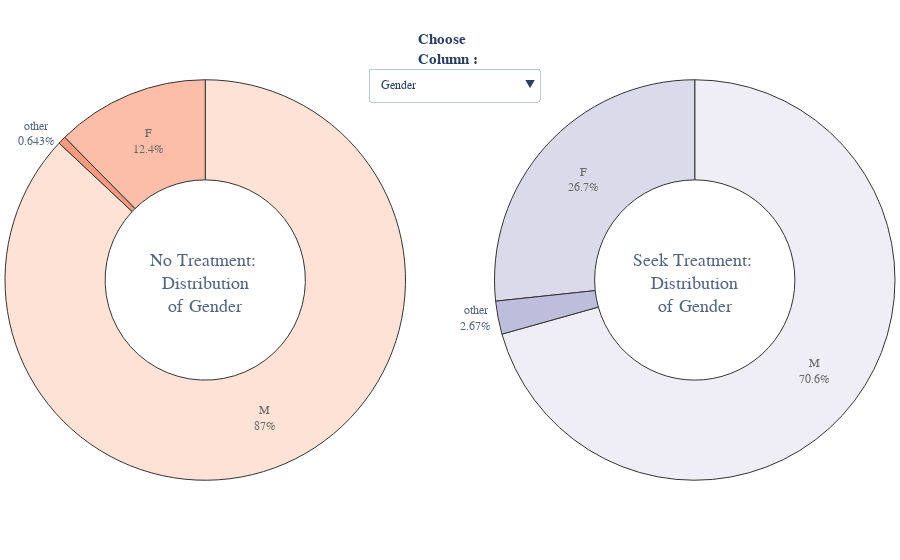

This figure's notebook cell:
### Code cell
buttons = []
i = 0
vis = [False] * 21

for col in seek.columns:
    vis[i] = True
    buttons.append({'label' : col,
             'method' : 'update',
             'args'   : [{'visible' : vis},
             {'title'  : col}] })
    i+=1
    vis = [False] * 21

fig = make_subplots(rows=1, cols=2,
                    specs=[[{'type':'domain'}, {'type':'domain'}]])

for col in dont.columns:
    fig.add_trace(go.Pie(
             values = dont[col].value_counts(),
             labels = dont[col].value_counts().index,
             title = dict(text = 'No Treatment: <br>Distribution<br>of {}'.format(col),
                          font = dict(size=18, family = 'bold'),
                          ),
             hole = 0.5,
             hoverinfo='label+percent',),1,1)


for col in seek.columns:
    fig.add_trace(go.Pie(
             values = seek[col].value_counts(),
             labels = seek[col].value_counts().index,
             title = dict(text = 'Seek Treatment: <br>Distribution<br>of {}'.format(col),
                          font = dict(size=18, family = 'bold'),
                          ),
             hole = 0.5,
             hoverinfo='label+percent',),1,2)

fig.update_traces(hoverinfo='label+percent',
                  textinfo='label+percent',
                  textfont_size=12,
                  opacity = 0.8,
                  showlegend = False,
                  marker = dict(colors = sns.color_palette('Reds').as_hex(),
                              line=dict(color='#000000', width=1)))

fig.update_traces(row=1, col=2, hoverinfo='label+percent',
                  textinfo='label+percent',
                  textfont_size=12,
                  opacity = 0.8,
                  showlegend = False,
                  marker = dict(colors = sns.color_palette('Purples').as_hex(),
                              line=dict(color='#000000', width=1)))
              

fig.update_layout(margin=dict(t=0, b=0, l=0, r=0),
                  font_family   = 'bold',
                  updatemenus = [dict(
                        type = 'dropdown',
                        x = 0.60,
                        y = 0.95,
                        showactive = True,
                        active = 0,
                        buttons = buttons)],
                 annotations=[
                             dict(text = "<b>Choose<br>Column<b> : ",
                                  font = dict(size = 15),
                             showarrow=False,
                             x = 0.5, y = 1.03, yref = "paper", align = "left")])

for i in range(1,42):
    fig.data[i].visible = False
fig.data[21].visible = True

fig.show()

### Figure 1 — Plotly figure (JSON) as saved in the notebook; plotly's stock layout.template omitted (floating-point values rounded to 4 significant figures)
{"data": [{"domain": {"x": [0, 0.45], "y": [0, 1]}, "hole": 0.5, "hoverinfo": "label+percent", "labels": ["M", "F", "other"], "marker": {"colors": ["#fedbcc", "#fcaf93", "#fc8161", "#f44f39", "#d52221", "#aa1016"], "line": {"color": "#000000", "width": 1}}, "opacity": 0.8, "showlegend": false, "textfont": {"size": 12}, "textinfo": "label+percent", "title": {"font": {"family": "bold", "size": 18}, "text": "No Treatment: <br>Distribution<br>of Gender"}, "type": "pie", "values": [541, 77, 4]}, {"domain": {"x": [0, 0.45], "y": [0, 1]}, "hole": 0.5, "hoverinfo": "label+percent", "labels": ["No", "Yes"], "marker": {"colors": ["#fedbcc", "#fcaf93", "#fc8161", "#f44f39", "#d52221", "#aa1016"], "line": {"color": "#000000", "width": 1}}, "opacity": 0.8, "showlegend": false, "textfont": {"size": 12}, "textinfo": "label+percent", "title": {"font": {"family": "bold", "size": 18}, "text": "No Treatment: <br>Distribution<br>of self_employed"}, "type": "pie", "values": [553, 69], "visible": false}, {"domain": {"x": [0, 0.45], "y": [0, 1]}, "hole": 0.5, "hoverinfo": "label+percent", "labels": ["No", "Yes"], "marker": {"colors": ["#fedbcc", "#fcaf93", "#fc8161", "#f44f39", "#d52221", "#aa1016"], "line": {"color": "#000000", "width": 1}}, "opacity": 0.8, "showlegend": false, "textfont": {"size": 12}, "textinfo": "label+percent", "title": {"font": {"family": "bold", "size": 18}, "text": "No Treatment: <br>Distribution<br>of family_history"}, "type": "pie", "values": [495, 127], "visible": false}, {"domain": {"x": [0, 0.45], "y": [0, 1]}, "hole": 0.5, "hoverinfo": "label+percent", "labels": ["Sometimes", "Never", "Rarely", "Often"], "marker": {"colors": ["#fedbcc", "#fcaf93", "#fc8161", "#f44f39", "#d52221", "#aa1016"], "line": {"color": "#000000", "width": 1}}, "opacity": 0.8, "showlegend": false, "textfont": {"size": 12}, "textinfo": "label+percent", "title": {"font": {"family": "bold", "size": 18}, "text": "No Treatment: <br>Distribution<br>of work_interfere"}, "type": "pie", "values": [242, 233, 91, 56], "visible": false}, {"domain": {"x": [0, 0.45], "y": [0, 1]}, "hole": 0.5, "hoverinfo": "label+percent", "labels": ["6-25", "26-100", "More than 1000", "100-500", "1-5", "500-1000"], "marker": {"colors": ["#fedbcc", "#fcaf93", "#fc8161", "#f44f39", "#d52221", "#aa1016"], "line": {"color": "#000000", "width": 1}}, "opacity": 0.8, "showlegend": false, "textfont": {"size": 12}, "textinfo": "label+percent", "title": {"font": {"family": "bold", "size": 18}, "text": "No Treatment: <br>Distribution<br>of no_employees"}, "type": "pie", "values": [162, 139, 136, 81, 71, 33], "visible": false}, {"domain": {"x": [0, 0.45], "y": [0, 1]}, "hole": 0.5, "hoverinfo": "label+percent", "labels": ["No", "Yes"], "marker": {"colors": ["#fedbcc", "#fcaf93", "#fc8161", "#f44f39", "#d52221", "#aa1016"], "line": {"color": "#000000", "width": 1}}, "opacity": 0.8, "showlegend": false, "textfont": {"size": 12}, "textinfo": "label+percent", "title": {"font": {"family": "bold", "size": 18}, "text": "No Treatment: <br>Distribution<br>of remote_work"}, "type": "pie", "values": [444, 178], "visible": false}, {"domain": {"x": [0, 0.45], "y": [0, 1]}, "hole": 0.5, "hoverinfo": "label+percent", "labels": ["Yes", "No"], "marker": {"colors": ["#fedbcc", "#fcaf93", "#fc8161", "#f44f39", "#d52221", "#aa1016"], "line": {"color": "#000000", "width": 1}}, "opacity": 0.8, "showlegend": false, "textfont": {"size": 12}, "textinfo": "label+percent", "title": {"font": {"family": "bold", "size": 18}, "text": "No Treatment: <br>Distribution<br>of tech_company"}, "type": "pie", "values": [517, 105], "visible": false}, {"domain": {"x": [0, 0.45], "y": [0, 1]}, "hole": 0.5, "hoverinfo": "label+percent", "labels": ["Don't know", "No", "Yes"], "marker": {"colors": ["#fedbcc", "#fcaf93", "#fc8161", "#f44f39", "#d52221", "#aa1016"], "line": {"color": "#000000", "width": 1}}, "opacity": 0.8, "showlegend": false, "textfont": {"size": 12}, "textinfo": "label+percent", "title": {"font": {"family": "bold", "size": 18}, "text": "No Treatment: <br>Distribution<br>of benefits"}, "type": "pie", "values": [257, 193, 172], "visible": false}, {"domain": {"x": [0, 0.45], "y": [0, 1]}, "hole": 0.5, "hoverinfo": "label+percent", "labels": ["No", "Not sure", "Yes"], "marker": {"colors": ["#fedbcc", "#fcaf93", "#fc8161", "#f44f39", "#d52221", "#aa1016"], "line": {"color": "#000000", "width": 1}}, "opacity": 0.8, "showlegend": false, "textfont": {"size": 12}, "textinfo": "label+percent", "title": {"font": {"family": "bold", "size": 18}, "text": "No Treatment: <br>Distribution<br>of care_options"}, "type": "pie", "values": [294, 191, 137], "visible": false}, {"domain": {"x": [0, 0.45], "y": [0, 1]}, "hole": 0.5, "hoverinfo": "label+percent", "labels": ["No", "Don't know", "Yes"], "marker": {"colors": ["#fedbcc", "#fcaf93", "#fc8161", "#f44f39", "#d52221", "#aa1016"], "line": {"color": "#000000", "width": 1}}, "opacity": 0.8, "showlegend": false, "textfont": {"size": 12}, "textinfo": "label+percent", "title": {"font": {"family": "bold", "size": 18}, "text": "No Treatment: <br>Distribution<br>of wellness_program"}, "type": "pie", "values": [422, 107, 93], "visible": false}, {"domain": {"x": [0, 0.45], "y": [0, 1]}, "hole": 0.5, "hoverinfo": "label+percent", "labels": ["No", "Don't know", "Yes"], "marker": {"colors": ["#fedbcc", "#fcaf93", "#fc8161", "#f44f39", "#d52221", "#aa1016"], "line": {"color": "#000000", "width": 1}}, "opacity": 0.8, "showlegend": false, "textfont": {"size": 12}, "textinfo": "label+percent", "title": {"font": {"family": "bold", "size": 18}, "text": "No Treatment: <br>Distribution<br>of seek_help"}, "type": "pie", "values": [323, 197, 102], "visible": false}, {"domain": {"x": [0, 0.45], "y": [0, 1]}, "hole": 0.5, "hoverinfo": "label+percent", "labels": ["Don't know", "Yes", "No"], "marker": {"colors": ["#fedbcc", "#fcaf93", "#fc8161", "#f44f39", "#d52221", "#aa1016"], "line": {"color": "#000000", "width": 1}}, "opacity": 0.8, "showlegend": false, "textfont": {"size": 12}, "textinfo": "label+percent", "title": {"font": {"family": "bold", "size": 18}, "text": "No Treatment: <br>Distribution<br>of anonymity"}, "type": "pie", "values": [448, 147, 27], "visible": false}, {"domain": {"x": [0, 0.45], "y": [0, 1]}, "hole": 0.5, "hoverinfo": "label+percent", "labels": ["Don't know", "Somewhat easy", "Very easy", "Somewhat difficult", "Very difficult"], "marker": {"colors": ["#fedbcc", "#fcaf93", "#fc8161", "#f44f39", "#d52221", "#aa1016"], "line": {"color": "#000000", "width": 1}}, "opacity": 0.8, "showlegend": false, "textfont": {"size": 12}, "textinfo": "label+percent", "title": {"font": {"family": "bold", "size": 18}, "text": "No Treatment: <br>Distribution<br>of leave"}, "type": "pie", "values": [309, 135, 103, 44, 31], "visible": false}, {"domain": {"x": [0, 0.45], "y": [0, 1]}, "hole": 0.5, "hoverinfo": "label+percent", "labels": ["No", "Maybe", "Yes"], "marker": {"colors": ["#fedbcc", "#fcaf93", "#fc8161", "#f44f39", "#d52221", "#aa1016"], "line": {"color": "#000000", "width": 1}}, "opacity": 0.8, "showlegend": false, "textfont": {"size": 12}, "textinfo": "label+percent", "title": {"font": {"family": "bold", "size": 18}, "text": "No Treatment: <br>Distribution<br>of mental_health_consequence"}, "type": "pie", "values": [280, 224, 118], "visible": false}, {"domain": {"x": [0, 0.45], "y": [0, 1]}, "hole": 0.5, "hoverinfo": "label+percent", "labels": ["No", "Maybe", "Yes"], "marker": {"colors": ["#fedbcc", "#fcaf93", "#fc8161", "#f44f39", "#d52221", "#aa1016"], "line": {"color": "#000000", "width": 1}}, "opacity": 0.8, "showlegend": false, "textfont": {"size": 12}, "textinfo": "label+percent", "title": {"font": {"family": "bold", "size": 18}, "text": "No Treatment: <br>Distribution<br>of phys_health_consequence"}, "type": "pie", "values": [470, 127, 25], "visible": false}, {"domain": {"x": [0, 0.45], "y": [0, 1]}, "hole": 0.5, "hoverinfo": "label+percent", "labels": ["Some of them", "No", "Yes"], "marker": {"colors": ["#fedbcc", "#fcaf93", "#fc8161", "#f44f39", "#d52221", "#aa1016"], "line": {"color": "#000000", "width": 1}}, "opacity": 0.8, "showlegend": false, "textfont": {"size": 12}, "textinfo": "label+percent", "title": {"font": {"family": "bold", "size": 18}, "text": "No Treatment: <br>Distribution<br>of coworkers"}, "type": "pie", "values": [384, 141, 97], "visible": false}, {"domain": {"x": [0, 0.45], "y": [0, 1]}, "hole": 0.5, "hoverinfo": "label+percent", "labels": ["Yes", "No", "Some of them"], "marker": {"colors": ["#fedbcc", "#fcaf93", "#fc8161", "#f44f39", "#d52221", "#aa1016"], "line": {"color": "#000000", "width": 1}}, "opacity": 0.8, "showlegend": false, "textfont": {"size": 12}, "textinfo": "label+percent", "title": {"font": {"family": "bold", "size": 18}, "text": "No Treatment: <br>Distribution<br>of supervisor"}, "type": "pie", "values": [266, 186, 170], "visible": false}, {"domain": {"x": [0, 0.45], "y": [0, 1]}, "hole": 0.5, "hoverinfo": "label+percent", "labels": ["No", "Maybe", "Yes"], "marker": {"colors": ["#fedbcc", "#fcaf93", "#fc8161", "#f44f39", "#d52221", "#aa1016"], "line": {"color": "#000000", "width": 1}}, "opacity": 0.8, "showlegend": false, "textfont": {"size": 12}, "textinfo": "label+percent", "title": {"font": {"family": "bold", "size": 18}, "text": "No Treatment: <br>Distribution<br>of mental_health_interview"}, "type": "pie", "values": [479, 125, 18], "visible": false}, {"domain": {"x": [0, 0.45], "y": [0, 1]}, "hole": 0.5, "hoverinfo": "label+percent", "labels": ["Maybe", "No", "Yes"], "marker": {"colors": ["#fedbcc", "#fcaf93", "#fc8161", "#f44f39", "#d52221", "#aa1016"], "line": {"color": "#000000", "width": 1}}, "opacity": 0.8, "showlegend": false, "textfont": {"size": 12}, "textinfo": "label+percent", "title": {"font": {"family": "bold", "size": 18}, "text": "No Treatment: <br>Distribution<br>of phys_health_interview"}, "type": "pie", "values": [290, 241, 91], "visible": false}, {"domain": {"x": [0, 0.45], "y": [0, 1]}, "hole": 0.5, "hoverinfo": "label+percent", "labels": ["Don't know", "Yes", "No"], "marker": {"colors": ["#fedbcc", "#fcaf93", "#fc8161", "#f44f39", "#d52221", "#aa1016"], "line": {"color": "#000000", "width": 1}}, "opacity": 0.8, "showlegend": false, "textfont": {"size": 12}, "textinfo": "label+percent", "title": {"font": {"family": "bold", "size": 18}, "text": "No Treatment: <br>Distribution<br>of mental_vs_physical"}, "type": "pie", "values": [316, 168, 138], "visible": false}, {"domain": {"x": [0, 0.45], "y": [0, 1]}, "hole": 0.5, "hoverinfo": "label+percent", "labels": ["No", "Yes"], "marker": {"colors": ["#fedbcc", "#fcaf93", "#fc8161", "#f44f39", "#d52221", "#aa1016"], "line": {"color": "#000000", "width": 1}}, "opacity": 0.8, "showlegend": false, "textfont": {"size": 12}, "textinfo": "label+percent", "title": {"font": {"family": "bold", "size": 18}, "text": "No Treatment: <br>Distribution<br>of obs_consequence"}, "type": "pie", "values": [566, 56], "visible": false}, {"domain": {"x": [0.55, 1], "y": [0, 1]}, "hole": 0.5, "hoverinfo": "label+percent", "labels": ["M", "F", "other"], "marker": {"colors": ["#ecebf4", "#d1d2e7", "#afaed4", "#8d89c0", "#705eaa", "#572c92"], "line": {"color": "#000000", "width": 1}}, "opacity": 0.8, "showlegend": false, "textfont": {"size": 12}, "textinfo": "label+percent", "title": {"font": {"family": "bold", "size": 18}, "text": "Seek Treatment: <br>Distribution<br>of Gender"}, "type": "pie", "values": [450, 170, 17], "visible": true}, {"domain": {"x": [0.55, 1], "y": [0, 1]}, "hole": 0.5, "hoverinfo": "label+percent", "labels": ["No", "Yes"], "marker": {"colors": ["#ecebf4", "#d1d2e7", "#afaed4", "#8d89c0", "#705eaa", "#572c92"], "line": {"color": "#000000", "width": 1}}, "opacity": 0.8, "showlegend": false, "textfont": {"size": 12}, "textinfo": "label+percent", "title": {"font": {"family": "bold", "size": 18}, "text": "Seek Treatment: <br>Distribution<br>of self_employed"}, "type": "pie", "values": [558, 79], "visible": false}, {"domain": {"x": [0.55, 1], "y": [0, 1]}, "hole": 0.5, "hoverinfo": "label+percent", "labels": ["Yes", "No"], "marker": {"colors": ["#ecebf4", "#d1d2e7", "#afaed4", "#8d89c0", "#705eaa", "#572c92"], "line": {"color": "#000000", "width": 1}}, "opacity": 0.8, "showlegend": false, "textfont": {"size": 12}, "textinfo": "label+percent", "title": {"font": {"family": "bold", "size": 18}, "text": "Seek Treatment: <br>Distribution<br>of family_history"}, "type": "pie", "values": [365, 272], "visible": false}, {"domain": {"x": [0.55, 1], "y": [0, 1]}, "hole": 0.5, "hoverinfo": "label+percent", "labels": ["Sometimes", "Often", "Rarely", "Never"], "marker": {"colors": ["#ecebf4", "#d1d2e7", "#afaed4", "#8d89c0", "#705eaa", "#572c92"], "line": {"color": "#000000", "width": 1}}, "opacity": 0.8, "showlegend": false, "textfont": {"size": 12}, "textinfo": "label+percent", "title": {"font": {"family": "bold", "size": 18}, "text": "Seek Treatment: <br>Distribution<br>of work_interfere"}, "type": "pie", "values": [360, 123, 123, 31], "visible": false}, {"domain": {"x": [0.55, 1], "y": [0, 1]}, "hole": 0.5, "hoverinfo": "label+percent", "labels": ["26-100", "More than 1000", "6-25", "100-500", "1-5", "500-1000"], "marker": {"colors": ["#ecebf4", "#d1d2e7", "#afaed4", "#8d89c0", "#705eaa", "#572c92"], "line": {"color": "#000000", "width": 1}}, "opacity": 0.8, "showlegend": false, "textfont": {"size": 12}, "textinfo": "label+percent", "title": {"font": {"family": "bold", "size": 18}, "text": "Seek Treatment: <br>Distribution<br>of no_employees"}, "type": "pie", "values": [150, 146, 128, 95, 91, 27], "visible": false}, {"domain": {"x": [0.55, 1], "y": [0, 1]}, "hole": 0.5, "hoverinfo": "label+percent", "labels": ["No", "Yes"], "marker": {"colors": ["#ecebf4", "#d1d2e7", "#afaed4", "#8d89c0", "#705eaa", "#572c92"], "line": {"color": "#000000", "width": 1}}, "opacity": 0.8, "showlegend": false, "textfont": {"size": 12}, "textinfo": "label+percent", "title": {"font": {"family": "bold", "size": 18}, "text": "Seek Treatment: <br>Distribution<br>of remote_work"}, "type": "pie", "values": [439, 198], "visible": false}, {"domain": {"x": [0.55, 1], "y": [0, 1]}, "hole": 0.5, "hoverinfo": "label+percent", "labels": ["Yes", "No"], "marker": {"colors": ["#ecebf4", "#d1d2e7", "#afaed4", "#8d89c0", "#705eaa", "#572c92"], "line": {"color": "#000000", "width": 1}}, "opacity": 0.8, "showlegend": false, "textfont": {"size": 12}, "textinfo": "label+percent", "title": {"font": {"family": "bold", "size": 18}, "text": "Seek Treatment: <br>Distribution<br>of tech_company"}, "type": "pie", "values": [514, 123], "visible": false}, {"domain": {"x": [0.55, 1], "y": [0, 1]}, "hole": 0.5, "hoverinfo": "label+percent", "labels": ["Yes", "No", "Don't know"], "marker": {"colors": ["#ecebf4", "#d1d2e7", "#afaed4", "#8d89c0", "#705eaa", "#572c92"], "line": {"color": "#000000", "width": 1}}, "opacity": 0.8, "showlegend": false, "textfont": {"size": 12}, "textinfo": "label+percent", "title": {"font": {"family": "bold", "size": 18}, "text": "Seek Treatment: <br>Distribution<br>of benefits"}, "type": "pie", "values": [305, 181, 151], "visible": false}, {"domain": {"x": [0.55, 1], "y": [0, 1]}, "hole": 0.5, "hoverinfo": "label+percent", "labels": ["Yes", "No", "Not sure"], "marker": {"colors": ["#ecebf4", "#d1d2e7", "#afaed4", "#8d89c0", "#705eaa", "#572c92"], "line": {"color": "#000000", "width": 1}}, "opacity": 0.8, "showlegend": false, "textfont": {"size": 12}, "textinfo": "label+percent", "title": {"font": {"family": "bold", "size": 18}, "text": "Seek Treatment: <br>Distribution<br>of care_options"}, "type": "pie", "values": [307, 207, 123], "visible": false}, {"domain": {"x": [0.55, 1], "y": [0, 1]}, "hole": 0.5, "hoverinfo": "label+percent", "labels": ["No", "Yes", "Don't know"], "marker": {"colors": ["#ecebf4", "#d1d2e7", "#afaed4", "#8d89c0", "#705eaa", "#572c92"], "line": {"color": "#000000", "width": 1}}, "opacity": 0.8, "showlegend": false, "textfont": {"size": 12}, "textinfo": "label+percent", "title": {"font": {"family": "bold", "size": 18}, "text": "Seek Treatment: <br>Distribution<br>of wellness_program"}, "type": "pie", "values": [420, 136, 81], "visible": false}, {"domain": {"x": [0.55, 1], "y": [0, 1]}, "hole": 0.5, "hoverinfo": "label+percent", "labels": ["No", "Don't know", "Yes"], "marker": {"colors": ["#ecebf4", "#d1d2e7", "#afaed4", "#8d89c0", "#705eaa", "#572c92"], "line": {"color": "#000000", "width": 1}}, "opacity": 0.8, "showlegend": false, "textfont": {"size": 12}, "textinfo": "label+percent", "title": {"font": {"family": "bold", "size": 18}, "text": "Seek Treatment: <br>Distribution<br>of seek_help"}, "type": "pie", "values": [323, 166, 148], "visible": false}, {"domain": {"x": [0.55, 1], "y": [0, 1]}, "hole": 0.5, "hoverinfo": "label+percent", "labels": ["Don't know", "Yes", "No"], "marker": {"colors": ["#ecebf4", "#d1d2e7", "#afaed4", "#8d89c0", "#705eaa", "#572c92"], "line": {"color": "#000000", "width": 1}}, "opacity": 0.8, "showlegend": false, "textfont": {"size": 12}, "textinfo": "label+percent", "title": {"font": {"family": "bold", "size": 18}, "text": "Seek Treatment: <br>Distribution<br>of anonymity"}, "type": "pie", "values": [371, 228, 38], "visible": false}, {"domain": {"x": [0.55, 1], "y": [0, 1]}, "hole": 0.5, "hoverinfo": "label+percent", "labels": ["Don't know", "Somewhat easy", "Very easy", "Somewhat difficult", "Very difficult"], "marker": {"colors": ["#ecebf4", "#d1d2e7", "#afaed4", "#8d89c0", "#705eaa", "#572c92"], "line": {"color": "#000000", "width": 1}}, "opacity": 0.8, "showlegend": false, "textfont": {"size": 12}, "textinfo": "label+percent", "title": {"font": {"family": "bold", "size": 18}, "text": "Seek Treatment: <br>Distribution<br>of leave"}, "type": "pie", "values": [254, 131, 103, 82, 67], "visible": false}, {"domain": {"x": [0.55, 1], "y": [0, 1]}, "hole": 0.5, "hoverinfo": "label+percent", "labels": ["Maybe", "No", "Yes"], "marker": {"colors": ["#ecebf4", "#d1d2e7", "#afaed4", "#8d89c0", "#705eaa", "#572c92"], "line": {"color": "#000000", "width": 1}}, "opacity": 0.8, "showlegend": false, "textfont": {"size": 12}, "textinfo": "label+percent", "title": {"font": {"family": "bold", "size": 18}, "text": "Seek Treatment: <br>Distribution<br>of mental_health_consequence"}, "type": "pie", "values": [253, 210, 174], "visible": false}, {"domain": {"x": [0.55, 1], "y": [0, 1]}, "hole": 0.5, "hoverinfo": "label+percent", "labels": ["No", "Maybe", "Yes"], "marker": {"colors": ["#ecebf4", "#d1d2e7", "#afaed4", "#8d89c0", "#705eaa", "#572c92"], "line": {"color": "#000000", "width": 1}}, "opacity": 0.8, "showlegend": false, "textfont": {"size": 12}, "textinfo": "label+percent", "title": {"font": {"family": "bold", "size": 18}, "text": "Seek Treatment: <br>Distribution<br>of phys_health_consequence"}, "type": "pie", "values": [455, 146, 36], "visible": false}, {"domain": {"x": [0.55, 1], "y": [0, 1]}, "hole": 0.5, "hoverinfo": "label+percent", "labels": ["Some of them", "Yes", "No"], "marker": {"colors": ["#ecebf4", "#d1d2e7", "#afaed4", "#8d89c0", "#705eaa", "#572c92"], "line": {"color": "#000000", "width": 1}}, "opacity": 0.8, "showlegend": false, "textfont": {"size": 12}, "textinfo": "label+percent", "title": {"font": {"family": "bold", "size": 18}, "text": "Seek Treatment: <br>Distribution<br>of coworkers"}, "type": "pie", "values": [390, 128, 119], "visible": false}, {"domain": {"x": [0.55, 1], "y": [0, 1]}, "hole": 0.5, "hoverinfo": "label+percent", "labels": ["Yes", "No", "Some of them"], "marker": {"colors": ["#ecebf4", "#d1d2e7", "#afaed4", "#8d89c0", "#705eaa", "#572c92"], "line": {"color": "#000000", "width": 1}}, "opacity": 0.8, "showlegend": false, "textfont": {"size": 12}, "textinfo": "label+percent", "title": {"font": {"family": "bold", "size": 18}, "text": "Seek Treatment: <br>Distribution<br>of supervisor"}, "type": "pie", "values": [250, 207, 180], "visible": false}, {"domain": {"x": [0.55, 1], "y": [0, 1]}, "hole": 0.5, "hoverinfo": "label+percent", "labels": ["No", "Maybe", "Yes"], "marker": {"colors": ["#ecebf4", "#d1d2e7", "#afaed4", "#8d89c0", "#705eaa", "#572c92"], "line": {"color": "#000000", "width": 1}}, "opacity": 0.8, "showlegend": false, "textfont": {"size": 12}, "textinfo": "label+percent", "title": {"font": {"family": "bold", "size": 18}, "text": "Seek Treatment: <br>Distribution<br>of mental_health_interview"}, "type": "pie", "values": [529, 82, 26], "visible": false}, {"domain": {"x": [0.55, 1], "y": [0, 1]}, "hole": 0.5, "hoverinfo": "label+percent", "labels": ["Maybe", "No", "Yes"], "marker": {"colors": ["#ecebf4", "#d1d2e7", "#afaed4", "#8d89c0", "#705eaa", "#572c92"], "line": {"color": "#000000", "width": 1}}, "opacity": 0.8, "showlegend": false, "textfont": {"size": 12}, "textinfo": "label+percent", "title": {"font": {"family": "bold", "size": 18}, "text": "Seek Treatment: <br>Distribution<br>of phys_health_interview"}, "type": "pie", "values": [267, 259, 111], "visible": false}, {"domain": {"x": [0.55, 1], "y": [0, 1]}, "hole": 0.5, "hoverinfo": "label+percent", "labels": ["Don't know", "No", "Yes"], "marker": {"colors": ["#ecebf4", "#d1d2e7", "#afaed4", "#8d89c0", "#705eaa", "#572c92"], "line": {"color": "#000000", "width": 1}}, "opacity": 0.8, "showlegend": false, "textfont": {"size": 12}, "textinfo": "label+percent", "title": {"font": {"family": "bold", "size": 18}, "text": "Seek Treatment: <br>Distribution<br>of mental_vs_physical"}, "type": "pie", "values": [260, 202, 175], "visible": false}, {"domain": {"x": [0.55, 1], "y": [0, 1]}, "hole": 0.5, "hoverinfo": "label+percent", "labels": ["No", "Yes"], "marker": {"colors": ["#ecebf4", "#d1d2e7", "#afaed4", "#8d89c0", "#705eaa", "#572c92"], "line": {"color": "#000000", "width": 1}}, "opacity": 0.8, "showlegend": false, "textfont": {"size": 12}, "textinfo": "label+percent", "title": {"font": {"family": "bold", "size": 18}, "text": "Seek Treatment: <br>Distribution<br>of obs_consequence"}, "type": "pie", "values": [509, 128], "visible": false}], "layout": {"annotations": [{"align": "left", "font": {"size": 15}, "showarrow": false, "text": "<b>Choose<br>Column<b> : ", "x": 0.5, "y": 1.03, "yref": "paper"}], "font": {"family": "bold"}, "margin": {"b": 0, "l": 0, "r": 0, "t": 0}, "updatemenus": [{"active": 0, "buttons": [{"args": [{"visible": [true, false, false, false, false, false, false, false, false, false, false, false, false, false, false, false, false, false, false, false, false]}, {"title": "Gender"}], "label": "Gender", "method": "update"}, {"args": [{"visible": [false, true, false, false, false, false, false, false, false, false, false, false, false, false, false, false, false, false, false, false, false]}, {"title": "self_employed"}], "label": "self_employed", "method": "update"}, {"args": [{"visible": [false, false, true, false, false, false, false, false, false, false, false, false, false, false, false, false, false, false, false, false, false]}, {"title": "family_history"}], "label": "family_history", "method": "update"}, {"args": [{"visible": [false, false, false, true, false, false, false, false, false, false, false, false, false, false, false, false, false, false, false, false, false]}, {"title": "work_interfere"}], "label": "work_interfere", "method": "update"}, {"args": [{"visible": [false, false, false, false, true, false, false, false, false, false, false, false, false, false, false, false, false, false, false, false, false]}, {"title": "no_employees"}], "label": "no_employees", "method": "update"}, {"args": [{"visible": [false, false, false, false, false, true, false, false, false, false, false, false, false, false, false, false, false, false, false, false, false]}, {"title": "remote_work"}], "label": "remote_work", "method": "update"}, {"args": [{"visible": [false, false, false, false, false, false, true, false, false, false, false, false, false, false, false, false, false, false, false, false, false]}, {"title": "tech_company"}], "label": "tech_company", "method": "update"}, {"args": [{"visible": [false, false, false, false, false, false, false, true, false, false, false, false, false, false, false, false, false, false, false, false, false]}, {"title": "benefits"}], "label": "benefits", "method": "update"}, {"args": [{"visible": [false, false, false, false, false, false, false, false, true, false, false, false, false, false, false, false, false, false, false, false, false]}, {"title": "care_options"}], "label": "care_options", "method": "update"}, {"args": [{"visible": [false, false, false, false, false, false, false, false, false, true, false, false, false, false, false, false, false, false, false, false, false]}, {"title": "wellness_program"}], "label": "wellness_program", "method": "update"}, {"args": [{"visible": [false, false, false, false, false, false, false, false, false, false, true, false, false, false, false, false, false, false, false, false, false]}, {"title": "seek_help"}], "label": "seek_help", "method": "update"}, {"args": [{"visible": [false, false, false, false, false, false, false, false, false, false, false, true, false, false, false, false, false, false, false, false, false]}, {"title": "anonymity"}], "label": "anonymity", "method": "update"}, {"args": [{"visible": [false, false, false, false, false, false, false, false, false, false, false, false, true, false, false, false, false, false, false, false, false]}, {"title": "leave"}], "label": "leave", "method": "update"}, {"args": [{"visible": [false, false, false, false, false, false, false, false, false, false, false, false, false, true, false, false, false, false, false, false, false]}, {"title": "mental_health_consequence"}], "label": "mental_health_consequence", "method": "update"}, {"args": [{"visible": [false, false, false, false, false, false, false, false, false, false, false, false, false, false, true, false, false, false, false, false, false]}, {"title": "phys_health_consequence"}], "label": "phys_health_consequence", "method": "update"}, {"args": [{"visible": [false, false, false, false, false, false, false, false, false, false, false, false, false, false, false, true, false, false, false, false, false]}, {"title": "coworkers"}], "label": "coworkers", "method": "update"}, {"args": [{"visible": [false, false, false, false, false, false, false, false, false, false, false, false, false, false, false, false, true, false, false, false, false]}, {"title": "supervisor"}], "label": "supervisor", "method": "update"}, {"args": [{"visible": [false, false, false, false, false, false, false, false, false, false, false, false, false, false, false, false, false, true, false, false, false]}, {"title": "mental_health_interview"}], "label": "mental_health_interview", "method": "update"}, {"args": [{"visible": [false, false, false, false, false, false, false, false, false, false, false, false, false, false, false, false, false, false, true, false, false]}, {"title": "phys_health_interview"}], "label": "phys_health_interview", "method": "update"}, {"args": [{"visible": [false, false, false, false, false, false, false, false, false, false, false, false, false, false, false, false, false, false, false, true, false]}, {"title": "mental_vs_physical"}], "label": "mental_vs_physical", "method": "update"}, {"args": [{"visible": [false, false, false, false, false, false, false, false, false, false, false, false, false, false, false, false, false, false, false, false, true]}, {"title": "obs_consequence"}], "label": "obs_consequence", "method": "update"}], "showactive": true, "type": "dropdown", "x": 0.6, "y": 0.95}]}}
